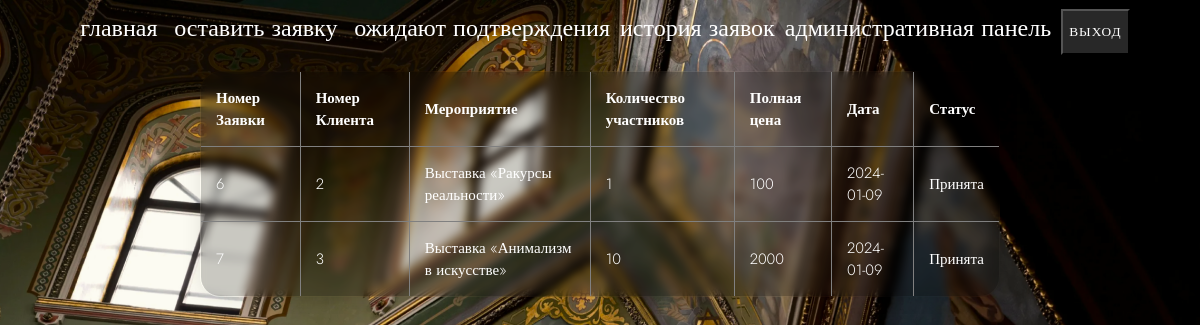
Page /modul/historyshow.php (signed in) on the committed database.
### tables this page shows
CREATE TABLE `tbApplication` (
  `idApplication` int NOT NULL,
  `idClient` int NOT NULL,
  `idAction` int NOT NULL,
  `NumClients` int NOT NULL DEFAULT '1',
  `FullPrice` int NOT NULL,
  `Date` date NOT NULL,
  `Status` int NOT NULL DEFAULT '1'
);

CREATE TABLE `tbAction` (
  `idAction` int NOT NULL,
  `Name` varchar(50) NOT NULL,
  `Price` int NOT NULL,
  `NumberTicket` int NOT NULL
);

CREATE TABLE `tbStatus` (
  `idStatus` int NOT NULL,
  `StatusName` varchar(10) NOT NULL
);

### modul/historyshow.php (the view, shortened to what this page needs)
<html>
    <head>
    </head>
<link rel="stylesheet" type="text/css" href="css.css">
<body>
<div style='margin-top: 9px;'><header>
<form method='post'><center><div id="menu" align='center' style="color:Black;font-size: 24px;"><a href="index.php" style="font-weight: 300;color: white; text-decoration: none;font-family: Jost; margin-left:10px">главная</a>
			<a href="Application.php" style="font-weight: 300;color: white;font-family: Jost; margin-left:10px; text-decoration: none; ">оставить заявку</a>
            <?
                if($_SESSION['login'] == 'admin'){
                    echo "<a href='expectation.php' style='font-weight: 300;color: white; text-decoration: none;font-family: Jost; margin-left:10px'>ожидают подтверждения</a>";
                    echo "<a href='history.php' style='font-weight: 300;color: white; text-decoration: none;font-family: Jost; margin-left:10px'>история заявок</a>";
                    echo "<a href='adminpanel.php' style='color: white; text-decoration: none;font-family: Jost; margin-left:10px; font-weight: 300;'>административная панель</a>";
                    echo "<input type='submit'  class='btn-flip' name='exit' value='выход' style='font-weight: 300;background-color: #4D4D4D85; color:white; text-decoration: none;font-family: Jost; margin-left:10px'></form>";
				}
                else{
                    echo "<a href='entry.php' style='color: white;font-family: Jost; margin-left:10px; text-decoration: none; font-weight: 300;'>вход</a>";
                }
            ?>
        </header></div>
    </body>
<center>
<?
include "connect.php";
if(mysqli_connect_errno()){
    echo "Error: Ошибка подключения к бд";
    exit();
}
else{
    if($_SESSION['login'] == 'admin'){
        $q = "select * from tbApplication where Status = 2 and date < sysdate()";
        echo "<center><table style='font-size: 15px; border-radius: 20px;backdrop-filter: blur(5px); font-family: Jost;font-weight: 300;'>
        <tr>
            <th>Номер Заявки</th>
            <th>Номер Клиента</th>
            <th>Мероприятие</th>
            <th>Количество участников</th>
            <th>Полная цена</th>
            <th>Дата</th>
            <th>Статус</th>
        </tr>";
        $result = mysqli_query($link, $q);
        $table = '';
        while($l = mysqli_fetch_assoc($result)){
            $table .= "<tr>";
            $table .= "<td>".$l['idApplication']."</td>";
            $table .= "<td>".$l['idClient']."</td>";
            $q1 = "select Name from tbAction where idAction = ".$l['idAction'];
            $res = mysqli_query($link, $q1);
            $tRes = mysqli_fetch_assoc($res);
            $table .= "<td>".$tRes['Name']."</td>";
            $table .= "<td>".$l['NumClients']."</td>";
            $table .= "<td>".$l['FullPrice']."</td>";
            $table .= "<td>".$l['Date']."</td>";
            $q1 = "select statusName from tbStatus where idStatus = ".$l['Status'];
            $res = mysqli_query($link, $q1);
            $tRes = mysqli_fetch_assoc($res);
            $table .= "<td>".$tRes['statusName']."</td>";
            $table .= "</tr>";
        }
        $table .= "</table>";
        echo $table;
    }
}
?>
</html>

### modul/css.css (style rules this page uses)
th { border: 1px solid grey; }
table { border: 1px solid grey; }
td { border: 1px solid grey; }

### modul/historyshow.php (style rules this page uses)
html, body { height: 100%; }
body { margin: 0; background: linear-gradient(45deg, #49a09d, #5f2c82); font-family: sans-serif; font-weight: 100; background: url(IMG/2.png); background-size: 100%; }
table { width: 800px; border-collapse: collapse; overflow: hidden; box-shadow: 0 0 20px rgba(0,0,0,0.1); }
th, td { padding: 15px; background-color: rgba(0,0,0,0.2); color: #fff; }
th { text-align: left; }
.btn-flip { opacity: 1; outline: 0; color: #3B3B3B; line-height: 40px; position: relative; text-align: center; letter-spacing: 1px; display: inline-block; text-decoration: none; font-family: 'Open Sans'; text-transform: uppercase; }

### rows in the picture
tbapplication: idApplication "6", idClient "2", idAction.Name "Выставка «Ракурсы реальности»", NumClients "1", FullPrice "100", Date "2024-01-09", Status.StatusName "Принята"
tbapplication: idApplication "7", idClient "3", idAction.Name "Выставка «Анимализм в искусстве»", NumClients "10", FullPrice "2000", Date "2024-01-09", Status.StatusName "Принята"
